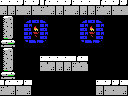

This is a level from a 2D game, rendered from its Tiled map with the project's own tilesets. A one-line summary and the complete map file follow:
An orthogonal 16x12 tile map with 8x8 px tiles, 1 tile layer (Tile Layer 1) and 3 objects (2x item, 4x4-item).

<map version="1.0" orientation="orthogonal" renderorder="right-down" width="16" height="12" tilewidth="8" tileheight="8" nextobjectid="4">
 <properties>
  <property name="down" value="hole" />
  <property name="right" value="hole" />
 </properties>
 <tileset firstgid="1" name="tiles" tilewidth="8" tileheight="8" tilecount="256" columns="16">
  <image source="tiles.png" width="128" height="128" />
 </tileset>
 <layer name="Tile Layer 1" width="16" height="12">
  <data encoding="csv">
156,156,247,156,247,151,156,156,247,156,156,156,151,156,247,247,
152,152,153,152,153,153,152,152,153,152,152,152,153,152,153,153,
196,197,1,150,167,201,1,1,1,1,150,167,201,1,1,1,
212,213,1,189,99,189,1,1,1,1,189,99,189,1,1,1,
228,229,1,189,130,189,1,1,1,1,189,130,189,1,1,1,
244,245,1,161,131,193,1,1,1,1,161,131,193,1,1,1,
196,197,1,1,1,1,1,1,1,1,1,1,1,1,1,1,
212,213,1,1,1,156,156,156,156,151,156,1,1,1,1,1,
228,229,1,1,1,153,152,152,152,153,153,1,1,1,1,1,
244,245,1,1,1,1,1,1,1,1,1,1,1,1,1,1,
151,156,247,156,1,1,1,1,1,1,1,1,156,247,247,156,
153,152,153,152,1,1,1,1,1,1,1,1,152,153,153,152
</data>
 </layer>
 <objectgroup name="objects">
  <object id="1" type="4x4-item" x="48" y="24" width="32" height="32" />
  <object id="2" type="item" x="80" y="40" width="16" height="16" />
  <object id="3" type="item" x="32" y="40" width="16" height="16" />
 </objectgroup>
</map>
